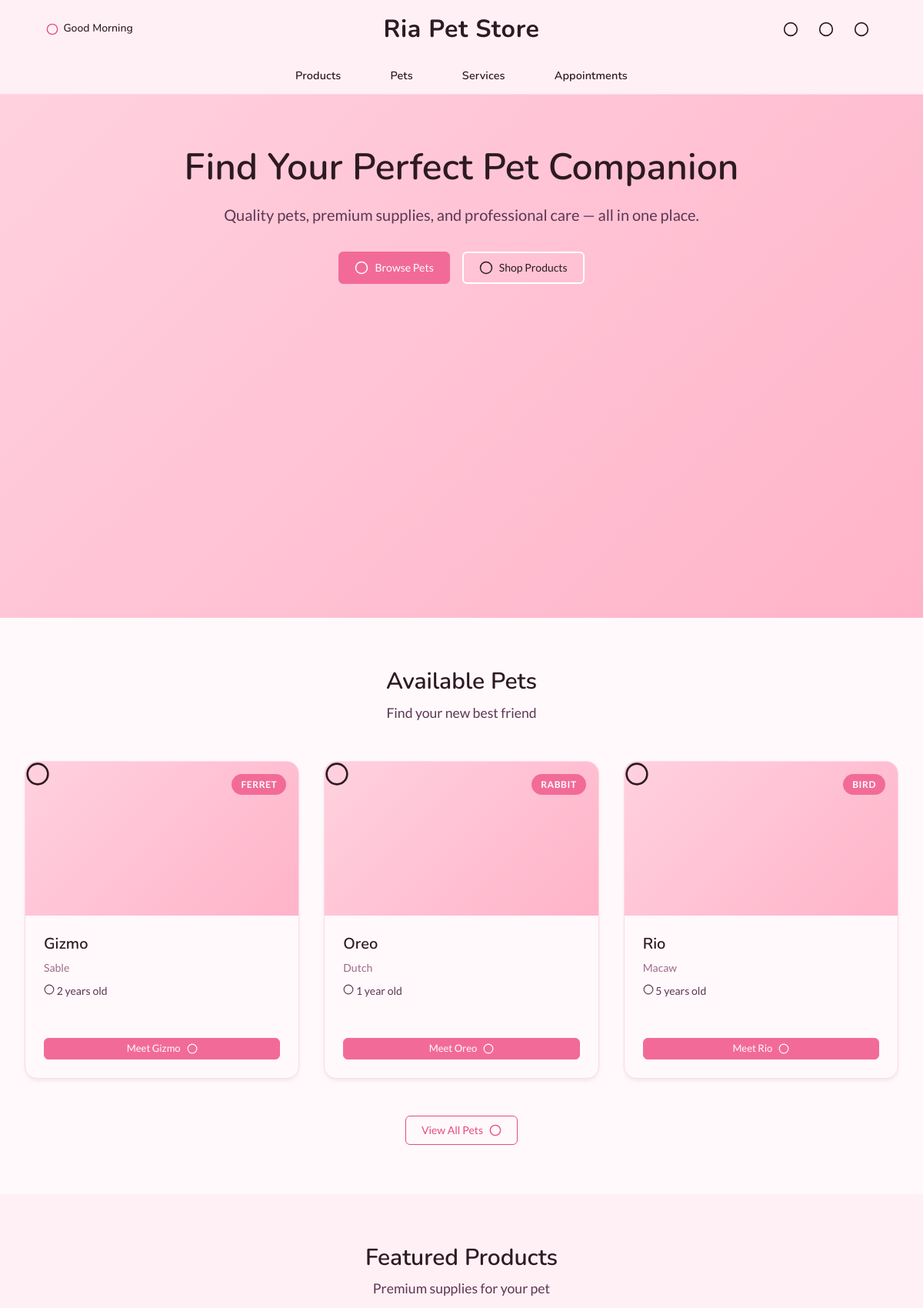
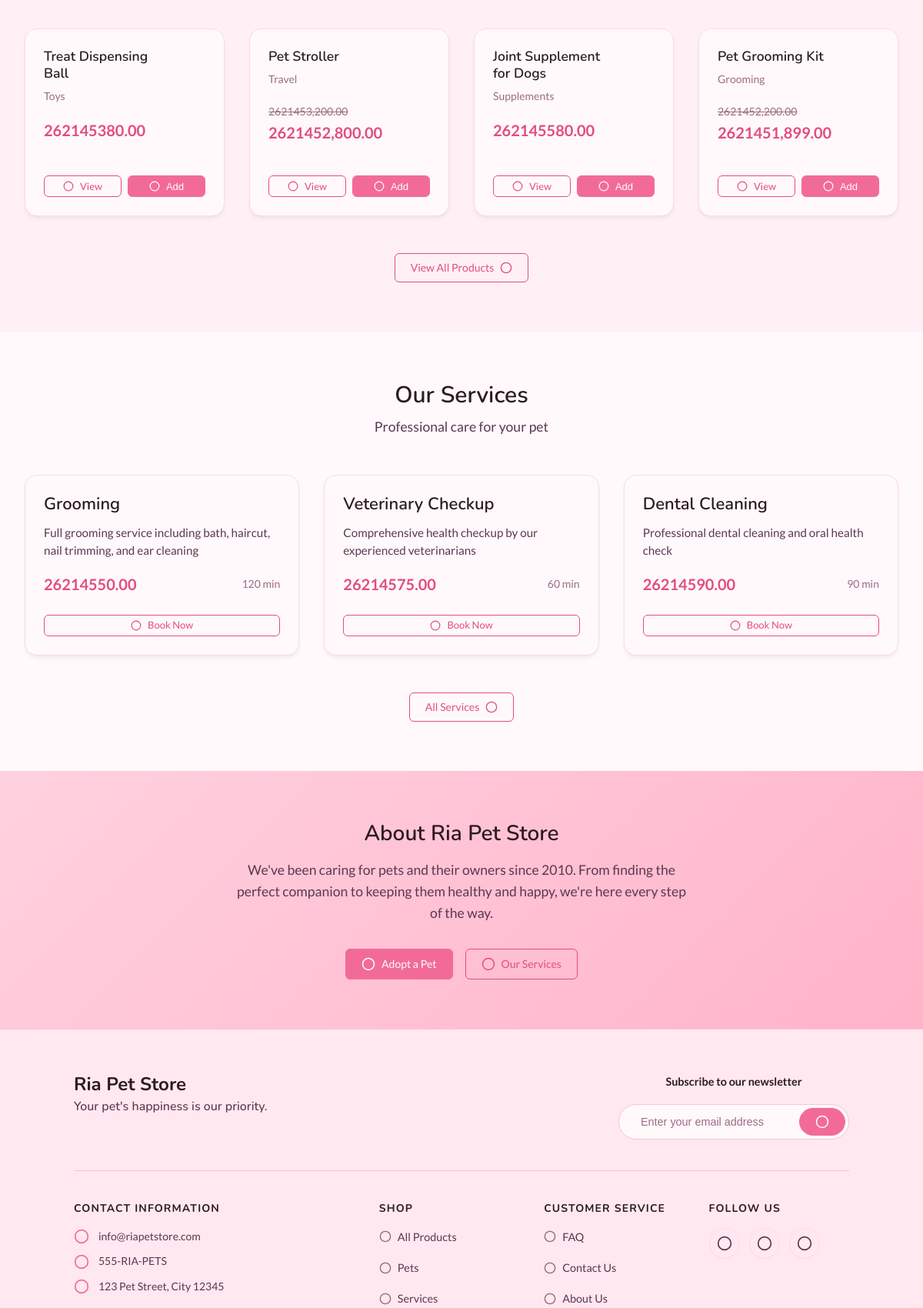
The page / (upper part) on the database its author committed (2 pictures, top to bottom).
### tables this page shows
CREATE TABLE `store_pets` (
  `id` int(11) NOT NULL,
  `customer_id` int(11) DEFAULT NULL,
  `name` varchar(50) NOT NULL,
  `species` varchar(30) DEFAULT NULL,
  `breed` varchar(100) DEFAULT NULL,
  `color` varchar(50) DEFAULT NULL,
  `age` int(11) DEFAULT NULL,
  `gender` enum('male','female') DEFAULT NULL,
  `description` text DEFAULT NULL,
  `pet_status` enum('available','sold','reserved','adopted') DEFAULT 'available',
  `pet_image` varchar(255) DEFAULT NULL,
  `created_at` timestamp NOT NULL DEFAULT current_timestamp(),
  `updated_at` timestamp NOT NULL DEFAULT current_timestamp() ON UPDATE current_timestamp(),
  `featured` tinyint(1) DEFAULT 0,
  `is_available` tinyint(1) DEFAULT 1
);

CREATE TABLE `products` (
  `id` int(11) NOT NULL,
  `product_name` varchar(100) NOT NULL,
  `category` varchar(50) DEFAULT NULL,
  `brand` varchar(100) DEFAULT NULL,
  `description` text DEFAULT NULL,
  `product_image` varchar(255) DEFAULT NULL,
  `quantity_in_stock` int(11) DEFAULT NULL,
  `price` decimal(10,2) DEFAULT NULL,
  `sale_price` decimal(10,2) DEFAULT NULL,
  `weight` decimal(10,2) DEFAULT NULL,
  `weight_unit` varchar(10) DEFAULT NULL,
  `supplier` int(11) DEFAULT NULL,
  `featured` tinyint(1) DEFAULT 0,
  `rating` decimal(2,1) DEFAULT 0.0,
  `review_count` int(11) DEFAULT 0,
  `created_at` timestamp NOT NULL DEFAULT current_timestamp(),
  `on_sale` tinyint(1) DEFAULT 0
);

CREATE TABLE `services` (
  `id` int(11) NOT NULL,
  `service_name` varchar(100) NOT NULL,
  `category` varchar(50) DEFAULT 'general',
  `description` text DEFAULT NULL,
  `price` decimal(10,2) NOT NULL,
  `duration_minutes` int(11) NOT NULL,
  `featured` tinyint(1) DEFAULT 0,
  `created_at` timestamp NOT NULL DEFAULT current_timestamp(),
  `updated_at` timestamp NOT NULL DEFAULT current_timestamp() ON UPDATE current_timestamp()
);

### index.php (called while the page is built)
<?php
require_once __DIR__ . '/public/pages/index.php';

### backend/config/config.php (called while the page is built, shortened)
<?php
class Config
{
    private static $config = [];
    private static function loadDefaults()
    {
        self::$config = [
            'APP_NAME' => 'Ria Pet Store',
            'APP_ENV' => 'development',
            'APP_URL' => 'http://localhost/Ria-Pet-Store',
            'APP_DEBUG' => true,
            'DB_HOST' => 'localhost',
            'DB_USER' => 'root',
            'DB_PASS' => '',
            'DB_NAME' => 'pet_store',
            'UPLOAD_MAX_SIZE' => 2097152,
            'UPLOAD_ALLOWED_TYPES' => 'image/jpeg,image/png,image/gif',
            'UPLOAD_PATH' => '../assets/uploads/',
            'PLACEHOLDER_IMAGE_SMALL' => 'https://via.placeholder.com/200x150?text=No+Image',
            'PLACEHOLDER_IMAGE_LARGE' => 'https://via.placeholder.com/400x300?text=No+Image',
            'SESSION_NAME' => 'petstore_session',
        ];
    }
    public static function get($key, $default = null)
    {
        if (isset(self::$config[$key])) {
            return self::$config[$key];
        }
        $value = getenv($key);
        if ($value !== false) {
            return $value;
        }
        return $default;
    }
    public static function baseUrl($path = '')
    {
        $url = self::get('APP_URL', 'http://localhost/Ria-Pet-Store');
        $url = rtrim($url, '/') . '/';
        return $url . ltrim($path, '/');
    }
    public static function asset($path)
    {
        return self::baseUrl('assets/' . ltrim($path, '/'));
    }
}
?>

### public/pages/index.php (the view, shortened to what this page needs)
<?php
require_once __DIR__ . '/../../backend/includes/header.php';
$featured_products = Cache::get('home_featured_products');
if ($featured_products === null) {
    $r = $conn->query(
        "SELECT id, product_name, category, price, sale_price, on_sale, featured
         FROM products WHERE featured = 1 ORDER BY id DESC LIMIT 4"
    );
    $featured_products = $r->fetch_all(MYSQLI_ASSOC);
}
$featured_pets = Cache::get('home_featured_pets');
if ($featured_pets === null) {
    $r = $conn->query(
        "SELECT id, name, species, breed, age, pet_image
         FROM store_pets
         WHERE pet_status = 'available' AND featured = 1
         ORDER BY id DESC
         LIMIT 3"
    );
    $featured = $r->fetch_all(MYSQLI_ASSOC);
    $featured_count = count($featured);
    if ($featured_count < 3) {
        $remaining = 3 - $featured_count;
        $r2 = $conn->query(
            "SELECT id, name, species, breed, age, pet_image
             FROM pets
             WHERE pet_status = 'available' AND featured = 0
             ORDER BY id DESC
             LIMIT $remaining"
        );
        $recent = $r2->fetch_all(MYSQLI_ASSOC);
        $featured_pets = array_merge($featured, $recent);
    } else {
        $featured_pets = $featured;
    }
}
$featured_services = Cache::get('home_featured_services');
if ($featured_services === null) {
    $r = $conn->query(
        "SELECT id, service_name, category, description, price, duration_minutes
         FROM services WHERE featured = 1 LIMIT 3"
    );
    $featured_services = $r->fetch_all(MYSQLI_ASSOC);
}
echo '<link rel="stylesheet" href="' . asset('css/pages/index.css') . '?v=' . ASSET_VERSION . '">';
?>
<section class="hero">
    <div class="hero-content">
        <h1>Find Your Perfect Pet Companion</h1>
        <p>Quality pets, premium supplies, and professional care — all in one place.</p>
        <div class="hero-buttons">
            <a href="<?php echo url('pets'); ?>" class="btn btn-primary">
                <?php echo icon('paw', 18); ?> Browse Pets
            </a>
            <a href="<?php echo url('products'); ?>" class="btn btn-outline-white">
                <?php echo icon('package', 18); ?> Shop Products
            </a>
        </div>
    </div>
</section>
<?php if (!empty($featured_pets)): ?>
<section class="home-section">
    <div class="section-header">
        <h2>Available Pets</h2>
        <p>Find your new best friend</p>
    </div>
    <div class="pets-grid">
        <?php foreach ($featured_pets as $pet): ?>
            <div class="pet-card">
                <div class="pet-card-image">
                    <?php if (!empty($pet['pet_image'])): ?>
                        <img src="<?php echo asset('images/pets/' . $pet['pet_image']); ?>"
                             alt="<?php echo e($pet['name']); ?>"
                             onerror="this.src='<?php echo asset('images/pet-placeholder.jpg'); ?>'">
                    <?php else: ?>
                        <div class="no-image">
                            <?php echo icon('paw', 32); ?>
                        </div>
                    <?php endif; ?>
                    <span class="pet-species-badge"><?php echo ucfirst(e($pet['species'])); ?></span>
                </div>
                <div class="pet-card-body">
                    <h3><?php echo e($pet['name']); ?></h3>
                    <?php if (!empty($pet['breed'])): ?>
                        <p class="pet-breed"><?php echo e($pet['breed']); ?></p>
                    <?php endif; ?>
                    <p class="pet-age">
                        <?php echo icon('calendar', 14); ?> <?php echo (int)$pet['age']; ?> <?php echo $pet['age'] == 1 ? 'year' : 'years'; ?> old
                    </p>
                </div>
                <div class="pet-card-footer">
                    <a href="<?php echo url('pet_details?id=' . (int)$pet['id']); ?>" class="btn btn-primary btn-small">
                        Meet <?php echo e($pet['name']); ?> <?php echo icon('arrow-right', 14); ?>
                    </a>
                </div>
            </div>
        <?php endforeach; ?>
    </div>
    <div class="section-footer">
        <a href="<?php echo url('pets'); ?>" class="btn btn-outline">
            View All Pets <?php echo icon('arrow-right', 16); ?>
        </a>
    </div>
</section>
<?php endif; ?>
<?php if (!empty($featured_products)): ?>
<section class="home-section home-section-alt">
    <div class="section-header">
        <h2>Featured Products</h2>
        <p>Premium supplies for your pet</p>
    </div>
    <div class="products-grid">
        <?php foreach ($featured_products as $product): ?>
            <div class="product-card">
                <div class="product-info">
                    <h3>
                        <a href="<?php echo url('product_details?id=' . (int)$product['id']); ?>">
                            <?php echo e($product['product_name']); ?>
                        </a>
                    </h3>
                    <p class="product-category"><?php echo ucfirst(e($product['category'])); ?></p>
                    <div class="product-price">
                        <?php if ($product['on_sale'] && $product['sale_price']): ?>
                            <span class="original-price"><?php echo CURRENCY_SYMBOL . number_format($product['price'], 2); ?></span>
                            <span class="sale-price"><?php echo CURRENCY_SYMBOL . number_format($product['sale_price'], 2); ?></span>
                        <?php else: ?>
                            <span class="regular-price"><?php echo CURRENCY_SYMBOL . number_format($product['price'], 2); ?></span>
                        <?php endif; ?>
                    </div>
                </div>
                <div class="product-actions">
                    <a href="<?php echo url('product_details?id=' . (int)$product['id']); ?>" class="btn btn-outline btn-small">
                        <?php echo icon('eye', 14); ?> View
                    </a>
                    <button data-add-to-cart="<?php echo (int)$product['id']; ?>" class="btn btn-primary btn-small">
                        <?php echo icon('cart', 14); ?> Add
                    </button>
                </div>
            </div>
        <?php endforeach; ?>
    </div>
    <div class="section-footer">
        <a href="<?php echo url('products'); ?>" class="btn btn-outline">
            View All Products <?php echo icon('arrow-right', 16); ?>
        </a>
    </div>
</section>
<?php endif; ?>
<?php if (!empty($featured_services)): ?>
<section class="home-section">
    <div class="section-header">
        <h2>Our Services</h2>
        <p>Professional care for your pet</p>
    </div>
    <div class="services-grid">
        <?php foreach ($featured_services as $svc): ?>
            <div class="service-card">
                <div class="service-card-body">
                    <h3><?php echo e($svc['service_name']); ?></h3>
                    <p><?php echo e($svc['description']); ?></p>
                    <div class="service-meta">
                        <span class="service-price"><?php echo CURRENCY_SYMBOL . number_format($svc['price'], 2); ?></span>
                        <span class="service-duration"><?php echo (int)$svc['duration_minutes']; ?> min</span>
                    </div>
                </div>
                <a href="<?php echo url('book_appointment'); ?>" class="btn btn-outline btn-small">
                    <?php echo icon('calendar', 14); ?> Book Now
                </a>
            </div>
        <?php endforeach; ?>
    </div>
    <div class="section-footer">
        <a href="<?php echo url('services'); ?>" class="btn btn-outline">
            All Services <?php echo icon('arrow-right', 16); ?>
        </a>
    </div>
</section>
<?php endif; ?>
<section class="home-section cta-section">
    <div class="cta-content">
        <h2>About Ria Pet Store</h2>
        <p>We've been caring for pets and their owners since 2010. From finding the perfect companion to keeping them healthy and happy, we're here every step of the way.</p>
        <div class="cta-actions">
            <a href="<?php echo url('pets'); ?>" class="btn btn-primary">
                <?php echo icon('paw', 18); ?> Adopt a Pet
            </a>
            <a href="<?php echo url('services'); ?>" class="btn btn-outline">
                <?php echo icon('heart', 18); ?> Our Services
            </a>
        </div>
    </div>
</section>
<?php require_once __DIR__ . '/../../backend/includes/footer.php'; ?>

### backend/functions/helpers.php (shortened to what this page needs)
<?php
require_once __DIR__ . '/../config/config.php';
function url($path = '')
{
    return Config::baseUrl($path);
}
function asset($path)
{
    return Config::asset($path);
}
function e($string)
{
    return htmlspecialchars($string, ENT_QUOTES, 'UTF-8');
}
function icon($name, $size = 20, $class = '', $wrap = false)
{
    $class = $class ? ' class="' . $class . '"' : '';
    $paths = $icons[$name] ?? '<circle cx="12" cy="12" r="10"/>';
    $svg = '<svg xmlns="http://www.w3.org/2000/svg" width="' . $size . '" height="' . $size . '" viewBox="0 0 24 24" fill="none" stroke="currentColor" stroke-width="2" stroke-linecap="round" stroke-linejoin="round"' . $class . '>' . $paths . '</svg>';
    if ($wrap) {
        return '<span class="icon-wrapper">' . $svg . '</span>';
    }
    return $svg;
}

### rows shown on the page
store_pets: $size 32 (drawn), species "FERRET", name "Gizmo", breed "Sable", age "2", shows "years"
store_pets: $size 32 (drawn), species "RABBIT", name "Oreo", breed "Dutch", age "1", shows "year"
store_pets: $size 32 (drawn), species "BIRD", name "Rio", breed "Macaw", age "5", shows "years"
products: product_name "Treat Dispensing Ball", category "Toys", price "380.00", $size 14 (drawn)
products: product_name "Pet Stroller", category "Travel", price "3,200.00", sale_price "2,800.00", $size 14 (drawn)
products: product_name "Joint Supplement for Dogs", category "Supplements", price "580.00", $size 14 (drawn)
products: product_name "Pet Grooming Kit", category "Grooming", price "2,200.00", sale_price "1,899.00", $size 14 (drawn)
services: service_name "Grooming", description "Full grooming service including bath, haircut, nail trimming, and ear cleaning", price "50.00", duration_minutes "120", $size 14 (drawn)
services: service_name "Veterinary Checkup", description "Comprehensive health checkup by our experienced veterinarians", price "75.00", duration_minutes "60", $size 14 (drawn)
services: service_name "Dental Cleaning", description "Professional dental cleaning and oral health check", price "90.00", duration_minutes "90", $size 14 (drawn)

### other values the page prints
$greeting_text "Good Morning"
APP_NAME "Ria Pet Store"
SITE_EMAIL "info@riapetstore.com"
SITE_PHONE "555-RIA-PETS"
